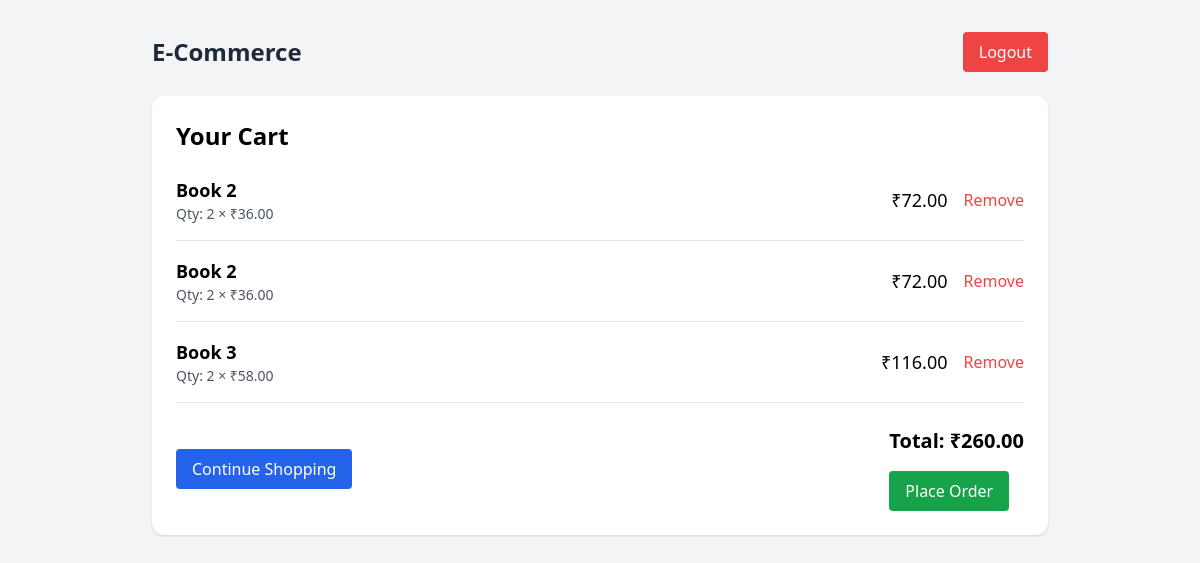
The app's page /cart/ (signed in) with its own data.
### E_comm/models.py (models this page shows, shortened)
class CartItem(models.Model):
    user = models.ForeignKey(User, on_delete=models.CASCADE)
    product = models.ForeignKey(Product, on_delete=models.CASCADE)
    quantity = models.PositiveIntegerField(default=1)
    def total_price(self):
        return self.product.price * self.quantity

class Product(models.Model):
    name = models.CharField(max_length=255)
    description = models.TextField()
    price = models.DecimalField(max_digits=8, decimal_places=2)
    stock = models.PositiveIntegerField(default=0)
    image = models.ImageField(upload_to='products/', null=True, blank=True)

### E_comm/views/views.py (the view)
# urls.py: path('cart/', views.cart_view, name='cart'),
@login_required
def cart_view(request):
    cart_items = CartItem.objects.filter(user=request.user)
    total = sum(item.total_price() for item in cart_items)
    return render(request, 'E_comm/cart.html', {'cart_items': cart_items, 'total': total})

### E_comm/templates/E_comm/cart.html (shortened to what this page needs)
{% load static %}
<!DOCTYPE html>
<html>
<head>
    <script src="https://cdn.tailwindcss.com"></script>
</head>
<body class="bg-gray-100 p-8">
    <div class="max-w-4xl mx-auto flex justify-between items-center mb-6">
        <h1 class="text-2xl font-bold text-gray-800">E-Commerce</h1>
        <form action="{% url 'logout' %}" method="post">
            <button type="submit" class="bg-red-500 text-white px-4 py-2 rounded hover:bg-red-600">
                Logout
            </button>
        </form>
    </div>
    <div class="max-w-4xl mx-auto bg-white shadow rounded-xl p-6">
        <h2 class="text-2xl font-bold mb-6">Your Cart</h2>
        {% if cart_items %}
            <ul class="space-y-4">
                {% for item in cart_items %}
                    <li class="flex justify-between items-center border-b pb-4">
                        <div>
                            <p class="text-lg font-semibold">{{ item.product.name }}</p>
                            <p class="text-sm text-gray-600">Qty: {{ item.quantity }} × ₹{{ item.product.price }}</p>
                        </div>
                        <div class="flex gap-4 items-center">
                            <span class="text-lg font-medium">₹{{ item.total_price }}</span>
                            <a href="{% url 'remove_from_cart' item.id %}" class="text-red-500 hover:underline">Remove</a>
                        </div>
                    </li>
                {% endfor %}
            </ul>
            <div class="mt-6 flex justify-between items-center">
                <a href="{% url 'product_list' %}" class="bg-blue-600 text-white px-4 py-2 rounded hover:bg-blue-700">
                    Continue Shopping
                </a>
                <div>
                    <h3 class="text-xl font-bold">Total: ₹{{ total }}</h3>
                    <form action="{% url 'place_order' %}" method="post" class="mt-4 inline-block">
                        <button type="submit" class="bg-green-600 text-white px-4 py-2 rounded hover:bg-green-700">
                            Place Order
                        </button>
                    </form>
                </div>
            </div>
        {% endif %}
    </div>
</body>
</html>

### records on screen
CartItem: product.name "Book 2", quantity "2", product.price "36.00", total_price "72.00"
CartItem: product.name "Book 2", quantity "2", product.price "36.00", total_price "72.00"
CartItem: product.name "Book 3", quantity "2", product.price "58.00", total_price "116.00"

### other values on screen
{{ total }} "260.00"
